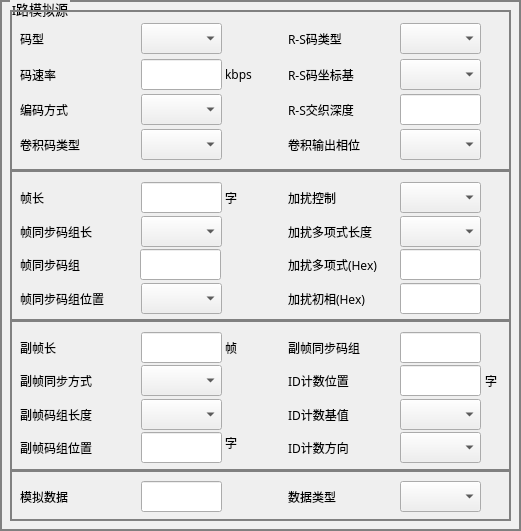
  <widget class="QGroupBox" name="groupBox_RoadI">
   <property name="enabled">
    <bool>true</bool>
   </property>
   <property name="geometry">
    <rect>
     <x>30</x>
     <y>170</y>
     <width>521</width>
     <height>531</height>
    </rect>
   </property>
   <property name="font">
    <font>
     <family>SimSun-ExtB</family>
     <pointsize>10</pointsize>
    </font>
   </property>
   <property name="styleSheet">
    <string notr="true">QGroupBox
{
	border-width:2px;
	border-style:solid;
	border-color:gray;
	margin-top:1ex;
}

QGroupBox::title
{
	subcontrol-origin:margin;
	subcontrol-position:top left;
	left:10px;
	padding: 0px;
}</string>
   </property>
   <property name="title">
    <string>I路模拟源</string>
   </property>
   <widget class="QGroupBox" name="groupBox_8">
    <property name="enabled">
     <bool>true</bool>
    </property>
    <property name="geometry">
     <rect>
      <x>10</x>
      <y>10</y>
      <width>501</width>
      <height>161</height>
     </rect>
    </property>
    <property name="font">
     <font>
      <family>SimSun-ExtB</family>
     </font>
    </property>
    <property name="title">
     <string/>
    </property>
    <widget class="QLabel" name="label_Enctype">
     <property name="enabled">
      <bool>true</bool>
     </property>
     <property name="geometry">
      <rect>
       <x>10</x>
       <y>84</y>
       <width>100</width>
       <height>31</height>
      </rect>
     </property>
     <property name="font">
      <font>
       <family>SimSun-ExtB</family>
      </font>
     </property>
     <property name="text">
      <string>编码方式</string>
     </property>
    </widget>
    <widget class="QLabel" name="label_CodePattern">
     <property name="enabled">
      <bool>true</bool>
     </property>
     <property name="geometry">
      <rect>
       <x>10</x>
       <y>13</y>
       <width>100</width>
       <height>31</height>
      </rect>
     </property>
     <property name="font">
      <font>
       <family>SimSun-ExtB</family>
      </font>
     </property>
     <property name="mouseTracking">
      <bool>false</bool>
     </property>
     <property name="acceptDrops">
      <bool>false</bool>
     </property>
     <property name="text">
      <string>码型</string>
     </property>
    </widget>
    <widget class="QLabel" name="label_ConoutPhase">
     <property name="enabled">
      <bool>true</bool>
     </property>
     <property name="geometry">
      <rect>
       <x>278</x>
       <y>119</y>
       <width>109</width>
       <height>31</height>
      </rect>
     </property>
     <property name="font">
      <font>
       <family>SimSun-ExtB</family>
      </font>
     </property>
     <property name="text">
      <string>卷积输出相位</string>
     </property>
    </widget>
    <widget class="QComboBox" name="comboBox_RSType">
     <property name="enabled">
      <bool>true</bool>
     </property>
     <property name="geometry">
      <rect>
       <x>390</x>
       <y>13</y>
       <width>81</width>
       <height>31</height>
      </rect>
     </property>
     <property name="font">
      <font>
       <family>SimSun-ExtB</family>
      </font>
     </property>
    </widget>
    <widget class="QLabel" name="label_RSType">
     <property name="enabled">
      <bool>true</bool>
     </property>
     <property name="geometry">
      <rect>
       <x>278</x>
       <y>13</y>
       <width>109</width>
       <height>31</height>
      </rect>
     </property>
     <property name="font">
      <font>
       <family>SimSun-ExtB</family>
      </font>
     </property>
     <property name="text">
      <string>R-S码类型</string>
     </property>
    </widget>
    <widget class="QLabel" name="label_BitRate">
     <property name="enabled">
      <bool>true</bool>
     </property>
     <property name="geometry">
      <rect>
       <x>10</x>
       <y>49</y>
       <width>100</width>
       <height>31</height>
      </rect>
     </property>
     <property name="font">
      <font>
       <family>SimSun-ExtB</family>
      </font>
     </property>
     <property name="text">
      <string>码速率</string>
     </property>
    </widget>
    <widget class="QComboBox" name="comboBox_RScoBase">
     <property name="enabled">
      <bool>true</bool>
     </property>
     <property name="geometry">
      <rect>
       <x>390</x>
       <y>49</y>
       <width>81</width>
       <height>31</height>
      </rect>
     </property>
     <property name="font">
      <font>
       <family>SimSun-ExtB</family>
      </font>
     </property>
    </widget>
    <widget class="QLabel" name="label_RScoBase">
     <property name="enabled">
      <bool>true</bool>
     </property>
     <property name="geometry">
      <rect>
       <x>278</x>
       <y>49</y>
       <width>109</width>
       <height>31</height>
      </rect>
     </property>
     <property name="font">
      <font>
       <family>SimSun-ExtB</family>
      </font>
     </property>
     <property name="text">
      <string>R-S码坐标基</string>
     </property>
    </widget>
    <widget class="QLabel" name="label_ConcodeType">
     <property name="enabled">
      <bool>true</bool>
     </property>
     <property name="geometry">
      <rect>
       <x>10</x>
       <y>119</y>
       <width>100</width>
       <height>31</height>
      </rect>
     </property>
     <property name="font">
      <font>
       <family>SimSun-ExtB</family>
      </font>
     </property>
     <property name="text">
      <string>卷积码类型</string>
     </property>
    </widget>
    <widget class="QLabel" name="label_RSmixDeep">
     <property name="enabled">
      <bool>true</bool>
     </property>
     <property name="geometry">
      <rect>
       <x>278</x>
       <y>84</y>
       <width>109</width>
       <height>31</height>
      </rect>
     </property>
     <property name="font">
      <font>
       <family>SimSun-ExtB</family>
      </font>
     </property>
     <property name="text">
      <string>R-S交织深度</string>
     </property>
    </widget>
    <widget class="QComboBox" name="comboBox_CodePattern">
     <property name="enabled">
      <bool>true</bool>
     </property>
     <property name="geometry">
      <rect>
       <x>131</x>
       <y>13</y>
       <width>81</width>
       <height>31</height>
      </rect>
     </property>
     <property name="font">
      <font>
       <family>SimSun-ExtB</family>
       <pointsize>10</pointsize>
      </font>
     </property>
    </widget>
    <widget class="QLineEdit" name="lineEdit_BitRate">
     <property name="enabled">
      <bool>true</bool>
     </property>
     <property name="geometry">
      <rect>
       <x>131</x>
       <y>49</y>
       <width>81</width>
       <height>31</height>
      </rect>
     </property>
     <property name="font">
      <font>
       <family>SimSun-ExtB</family>
      </font>
     </property>
     <property name="text">
      <string/>
     </property>
    </widget>
    <widget class="QLabel" name="label_BitRateUnit">
     <property name="enabled">
      <bool>true</bool>
     </property>
     <property name="geometry">
      <rect>
       <x>215</x>
       <y>49</y>
       <width>54</width>
       <height>31</height>
      </rect>
     </property>
     <property name="font">
      <font>
       <family>SimSun-ExtB</family>
      </font>
     </property>
     <property name="text">
      <string>kbps</string>
     </property>
    </widget>
    <widget class="QComboBox" name="comboBox_Enctype">
     <property name="enabled">
      <bool>true</bool>
     </property>
     <property name="geometry">
      <rect>
       <x>131</x>
       <y>84</y>
       <width>81</width>
       <height>31</height>
      </rect>
     </property>
     <property name="font">
      <font>
       <family>SimSun-ExtB</family>
      </font>
     </property>
    </widget>
    <widget class="QComboBox" name="comboBox_ConcodeType">
     <property name="enabled">
      <bool>true</bool>
     </property>
     <property name="geometry">
      <rect>
       <x>131</x>
       <y>119</y>
       <width>81</width>
       <height>31</height>
      </rect>
     </property>
     <property name="font">
      <font>
       <family>SimSun-ExtB</family>
      </font>
     </property>
    </widget>
    <widget class="QComboBox" name="comboBox_ConoutPhase">
     <property name="enabled">
      <bool>true</bool>
     </property>
     <property name="geometry">
      <rect>
       <x>390</x>
       <y>119</y>
       <width>81</width>
       <height>31</height>
      </rect>
     </property>
     <property name="font">
      <font>
       <family>SimSun-ExtB</family>
      </font>
     </property>
    </widget>
    <widget class="QLineEdit" name="lineEdit_RSmixDeep">
     <property name="geometry">
      <rect>
       <x>390</x>
       <y>84</y>
       <width>81</width>
       <height>31</height>
      </rect>
     </property>
    </widget>
   </widget>
   <widget class="QGroupBox" name="groupBox">
    <property name="enabled">
     <bool>true</bool>
    </property>
    <property name="geometry">
     <rect>
      <x>10</x>
      <y>470</y>
      <width>501</width>
      <height>51</height>
     </rect>
    </property>
    <property name="font">
     <font>
      <family>SimSun-ExtB</family>
     </font>
    </property>
    <property name="title">
     <string/>
    </property>
    <property name="alignment">
     <set>Qt::AlignLeading|Qt::AlignLeft|Qt::AlignVCenter</set>
    </property>
    <widget class="QLabel" name="label_IAnologData">
     <property name="enabled">
      <bool>true</bool>
     </property>
     <property name="geometry">
      <rect>
       <x>10</x>
       <y>11</y>
       <width>100</width>
       <height>31</height>
      </rect>
     </property>
     <property name="font">
      <font>
       <family>SimSun-ExtB</family>
      </font>
     </property>
     <property name="text">
      <string>模拟数据</string>
     </property>
    </widget>
    <widget class="QLineEdit" name="lineEdit_IAnologData">
     <property name="enabled">
      <bool>true</bool>
     </property>
     <property name="geometry">
      <rect>
       <x>131</x>
       <y>11</y>
       <width>81</width>
       <height>31</height>
      </rect>
     </property>
     <property name="font">
      <font>
       <family>SimSun-ExtB</family>
      </font>
     </property>
     <property name="text">
      <string/>
     </property>
    </widget>
    <widget class="QLabel" name="label_DataType">
     <property name="enabled">
      <bool>true</bool>
     </property>
     <property name="geometry">
      <rect>
       <x>278</x>
       <y>11</y>
       <width>109</width>
       <height>31</height>
      </rect>
     </property>
     <property name="font">
      <font>
       <family>SimSun-ExtB</family>
      </font>
     </property>
     <property name="text">
      <string>数据类型</string>
     </property>
    </widget>
    <widget class="QComboBox" name="comboBox_DataType">
     <property name="enabled">
      <bool>true</bool>
     </property>
     <property name="geometry">
      <rect>
       <x>390</x>
       <y>11</y>
       <width>81</width>
       <height>31</height>
      </rect>
     </property>
     <property name="font">
      <font>
       <family>SimSun-ExtB</family>
      </font>
     </property>
    </widget>
   </widget>
   <widget class="QGroupBox" name="groupBox_subFrame">
    <property name="enabled">
     <bool>true</bool>
    </property>
    <property name="geometry">
     <rect>
      <x>10</x>
      <y>320</y>
      <width>501</width>
      <height>151</height>
     </rect>
    </property>
    <property name="font">
     <font>
      <family>SimSun-ExtB</family>
     </font>
    </property>
    <property name="title">
     <string/>
    </property>
    <widget class="QLabel" name="label_SubFrameLen">
     <property name="enabled">
      <bool>true</bool>
     </property>
     <property name="geometry">
      <rect>
       <x>10</x>
       <y>12</y>
       <width>100</width>
       <height>31</height>
      </rect>
     </property>
     <property name="font">
      <font>
       <family>SimSun-ExtB</family>
      </font>
     </property>
     <property name="text">
      <string>副帧长</string>
     </property>
    </widget>
    <widget class="QLabel" name="label_SubFrameSyncType">
     <property name="enabled">
      <bool>true</bool>
     </property>
     <property name="geometry">
      <rect>
       <x>10</x>
       <y>45</y>
       <width>100</width>
       <height>31</height>
      </rect>
     </property>
     <property name="font">
      <font>
       <family>SimSun-ExtB</family>
      </font>
     </property>
     <property name="text">
      <string>副帧同步方式</string>
     </property>
    </widget>
    <widget class="QComboBox" name="comboBox_SubFrameSyncType">
     <property name="enabled">
      <bool>true</bool>
     </property>
     <property name="geometry">
      <rect>
       <x>131</x>
       <y>45</y>
       <width>81</width>
       <height>31</height>
      </rect>
     </property>
     <property name="font">
      <font>
       <family>SimSun-ExtB</family>
      </font>
     </property>
    </widget>
    <widget class="QLabel" name="label_SubFrameGroupLen">
     <property name="enabled">
      <bool>true</bool>
     </property>
     <property name="geometry">
      <rect>
       <x>10</x>
       <y>79</y>
       <width>100</width>
       <height>31</height>
      </rect>
     </property>
     <property name="font">
      <font>
       <family>SimSun-ExtB</family>
      </font>
     </property>
     <property name="text">
      <string>副帧码组长度</string>
     </property>
    </widget>
    <widget class="QComboBox" name="comboBox_SubFrameGroupLen">
     <property name="enabled">
      <bool>true</bool>
     </property>
     <property name="geometry">
      <rect>
       <x>131</x>
       <y>79</y>
       <width>81</width>
       <height>31</height>
      </rect>
     </property>
     <property name="font">
      <font>
       <family>SimSun-ExtB</family>
      </font>
     </property>
    </widget>
    <widget class="QLabel" name="label_SubFrameGroupPos">
     <property name="enabled">
      <bool>true</bool>
     </property>
     <property name="geometry">
      <rect>
       <x>10</x>
       <y>112</y>
       <width>100</width>
       <height>31</height>
      </rect>
     </property>
     <property name="font">
      <font>
       <family>SimSun-ExtB</family>
      </font>
     </property>
     <property name="text">
      <string>副帧码组位置</string>
     </property>
    </widget>
    <widget class="QLineEdit" name="lineEdit_SubFrameLen">
     <property name="enabled">
      <bool>true</bool>
     </property>
     <property name="geometry">
      <rect>
       <x>131</x>
       <y>12</y>
       <width>81</width>
       <height>31</height>
      </rect>
     </property>
     <property name="font">
      <font>
       <family>SimSun-ExtB</family>
      </font>
     </property>
     <property name="text">
      <string/>
     </property>
    </widget>
    <widget class="QLabel" name="label_SubFrameLenUnit">
     <property name="enabled">
      <bool>true</bool>
     </property>
     <property name="geometry">
      <rect>
       <x>215</x>
       <y>12</y>
       <width>21</width>
       <height>31</height>
      </rect>
     </property>
     <property name="font">
      <font>
       <family>SimSun-ExtB</family>
      </font>
     </property>
     <property name="text">
      <string>帧</string>
     </property>
    </widget>
    <widget class="QLineEdit" name="lineEdit_SubFrameGroupPos">
     <property name="enabled">
      <bool>true</bool>
     </property>
     <property name="geometry">
      <rect>
       <x>131</x>
       <y>112</y>
       <width>81</width>
       <height>31</height>
      </rect>
     </property>
     <property name="font">
      <font>
       <family>SimSun-ExtB</family>
      </font>
     </property>
     <property name="text">
      <string/>
     </property>
    </widget>
    <widget class="QLabel" name="label_SubFrame">
     <property name="enabled">
      <bool>true</bool>
     </property>
     <property name="geometry">
      <rect>
       <x>215</x>
       <y>107</y>
       <width>21</width>
       <height>31</height>
      </rect>
     </property>
     <property name="font">
      <font>
       <family>SimSun-ExtB</family>
      </font>
     </property>
     <property name="text">
      <string>字</string>
     </property>
    </widget>
    <widget class="QLabel" name="label_SubFrameSyncGroup">
     <property name="enabled">
      <bool>true</bool>
     </property>
     <property name="geometry">
      <rect>
       <x>278</x>
       <y>12</y>
       <width>109</width>
       <height>31</height>
      </rect>
     </property>
     <property name="font">
      <font>
       <family>SimSun-ExtB</family>
      </font>
     </property>
     <property name="text">
      <string>副帧同步码组</string>
     </property>
    </widget>
    <widget class="QLabel" name="label_IDCountPos">
     <property name="enabled">
      <bool>true</bool>
     </property>
     <property name="geometry">
      <rect>
       <x>278</x>
       <y>45</y>
       <width>109</width>
       <height>31</height>
      </rect>
     </property>
     <property name="font">
      <font>
       <family>SimSun-ExtB</family>
      </font>
     </property>
     <property name="text">
      <string>ID计数位置</string>
     </property>
    </widget>
    <widget class="QLabel" name="label_IDCountBaseValue">
     <property name="enabled">
      <bool>true</bool>
     </property>
     <property name="geometry">
      <rect>
       <x>278</x>
       <y>79</y>
       <width>109</width>
       <height>31</height>
      </rect>
     </property>
     <property name="font">
      <font>
       <family>SimSun-ExtB</family>
      </font>
     </property>
     <property name="text">
      <string>ID计数基值</string>
     </property>
    </widget>
    <widget class="QLabel" name="label_IDCountDir">
     <property name="enabled">
      <bool>true</bool>
     </property>
     <property name="geometry">
      <rect>
       <x>278</x>
       <y>112</y>
       <width>109</width>
       <height>31</height>
      </rect>
     </property>
     <property name="font">
      <font>
       <family>SimSun-ExtB</family>
      </font>
     </property>
     <property name="text">
      <string>ID计数方向</string>
     </property>
    </widget>
    <widget class="QLineEdit" name="lineEdit_SubFrameSyncGroup">
     <property name="enabled">
      <bool>true</bool>
     </property>
     <property name="geometry">
      <rect>
       <x>390</x>
       <y>12</y>
       <width>81</width>
       <height>31</height>
      </rect>
     </property>
     <property name="font">
      <font>
       <family>SimSun-ExtB</family>
      </font>
     </property>
     <property name="text">
      <string/>
     </property>
    </widget>
    <widget class="QLineEdit" name="lineEdit_IDCountPos">
     <property name="enabled">
      <bool>true</bool>
     </property>
     <property name="geometry">
      <rect>
       <x>390</x>
       <y>45</y>
       <width>81</width>
       <height>31</height>
      </rect>
     </property>
     <property name="font">
      <font>
       <family>SimSun-ExtB</family>
      </font>
     </property>
     <property name="text">
      <string/>
     </property>
    </widget>
    <widget class="QComboBox" name="comboBox_IDCountBaseValue">
     <property name="enabled">
      <bool>true</bool>
     </property>
     <property name="geometry">
      <rect>
       <x>390</x>
       <y>79</y>
       <width>81</width>
       <height>31</height>
      </rect>
     </property>
     <property name="font">
      <font>
       <family>SimSun-ExtB</family>
      </font>
     </property>
    </widget>
    <widget class="QComboBox" name="comboBox_IDCountDir">
     <property name="enabled">
      <bool>true</bool>
     </property>
     <property name="geometry">
      <rect>
       <x>390</x>
       <y>112</y>
       <width>81</width>
       <height>31</height>
      </rect>
     </property>
     <property name="font">
      <font>
       <family>SimSun-ExtB</family>
      </font>
     </property>
    </widget>
    <widget class="QLabel" name="label_IDCountPosUnit">
     <property name="enabled">
      <bool>true</bool>
     </property>
     <property name="geometry">
      <rect>
       <x>475</x>
       <y>45</y>
       <width>21</width>
       <height>31</height>
      </rect>
     </property>
     <property name="font">
      <font>
       <family>SimSun-ExtB</family>
      </font>
     </property>
     <property name="text">
      <string>字</string>
     </property>
    </widget>
   </widget>
   <widget class="QGroupBox" name="groupBox_BeginingOfPoly">
    <property name="enabled">
     <bool>true</bool>
    </property>
    <property name="geometry">
     <rect>
      <x>10</x>
      <y>170</y>
      <width>501</width>
      <height>151</height>
     </rect>
    </property>
    <property name="font">
     <font>
      <family>SimSun-ExtB</family>
     </font>
    </property>
    <property name="title">
     <string/>
    </property>
    <widget class="QLabel" name="label_FrameSyncLen">
     <property name="enabled">
      <bool>true</bool>
     </property>
     <property name="geometry">
      <rect>
       <x>10</x>
       <y>46</y>
       <width>100</width>
       <height>31</height>
      </rect>
     </property>
     <property name="font">
      <font>
       <family>SimSun-ExtB</family>
       <pointsize>9</pointsize>
      </font>
     </property>
     <property name="text">
      <string>帧同步码组长</string>
     </property>
    </widget>
    <widget class="QLabel" name="label_FrameLen">
     <property name="enabled">
      <bool>true</bool>
     </property>
     <property name="geometry">
      <rect>
       <x>10</x>
       <y>12</y>
       <width>100</width>
       <height>31</height>
      </rect>
     </property>
     <property name="font">
      <font>
       <family>SimSun-ExtB</family>
      </font>
     </property>
     <property name="text">
      <string>帧长</string>
     </property>
    </widget>
    <widget class="QLabel" name="label_AddDisturbCtr">
     <property name="enabled">
      <bool>true</bool>
     </property>
     <property name="geometry">
      <rect>
       <x>278</x>
       <y>12</y>
       <width>109</width>
       <height>31</height>
      </rect>
     </property>
     <property name="font">
      <font>
       <family>SimSun-ExtB</family>
      </font>
     </property>
     <property name="text">
      <string>加扰控制</string>
     </property>
    </widget>
    <widget class="QLabel" name="label_FrameSyncGroupPos">
     <property name="enabled">
      <bool>true</bool>
     </property>
     <property name="geometry">
      <rect>
       <x>10</x>
       <y>113</y>
       <width>121</width>
       <height>31</height>
      </rect>
     </property>
     <property name="font">
      <font>
       <family>SimSun-ExtB</family>
      </font>
     </property>
     <property name="text">
      <string>帧同步码组位置</string>
     </property>
    </widget>
    <widget class="QLabel" name="label_DisturbPoly">
     <property name="enabled">
      <bool>true</bool>
     </property>
     <property name="geometry">
      <rect>
       <x>278</x>
       <y>79</y>
       <width>109</width>
       <height>31</height>
      </rect>
     </property>
     <property name="font">
      <font>
       <family>SimSun-ExtB</family>
      </font>
     </property>
     <property name="text">
      <string>加扰多项式(Hex)</string>
     </property>
    </widget>
    <widget class="QLineEdit" name="lineEdit_FrameLen">
     <property name="enabled">
      <bool>true</bool>
     </property>
     <property name="geometry">
      <rect>
       <x>131</x>
       <y>12</y>
       <width>81</width>
       <height>31</height>
      </rect>
     </property>
     <property name="font">
      <font>
       <family>SimSun-ExtB</family>
      </font>
     </property>
    </widget>
    <widget class="QLabel" name="label_DisturbPolyLen">
     <property name="enabled">
      <bool>true</bool>
     </property>
     <property name="geometry">
      <rect>
       <x>278</x>
       <y>46</y>
       <width>109</width>
       <height>31</height>
      </rect>
     </property>
     <property name="font">
      <font>
       <family>SimSun-ExtB</family>
      </font>
     </property>
     <property name="text">
      <string>加扰多项式长度</string>
     </property>
    </widget>
    <widget class="QLabel" name="label_DistubPhasePos">
     <property name="enabled">
      <bool>true</bool>
     </property>
     <property name="geometry">
      <rect>
       <x>278</x>
       <y>113</y>
       <width>109</width>
       <height>31</height>
      </rect>
     </property>
     <property name="font">
      <font>
       <family>SimSun-ExtB</family>
      </font>
     </property>
     <property name="text">
      <string>加扰初相(Hex)</string>
     </property>
    </widget>
    <widget class="QComboBox" name="comboBox_FrameSyncGroupLen">
     <property name="enabled">
      <bool>true</bool>
     </property>
     <property name="geometry">
      <rect>
       <x>131</x>
       <y>46</y>
       <width>81</width>
       <height>31</height>
      </rect>
     </property>
     <property name="font">
      <font>
       <family>SimSun-ExtB</family>
      </font>
     </property>
    </widget>
    <widget class="QLineEdit" name="lineEdit_DisturbPoly">
     <property name="enabled">
      <bool>true</bool>
     </property>
     <property name="geometry">
      <rect>
       <x>390</x>
       <y>79</y>
       <width>81</width>
       <height>31</height>
      </rect>
     </property>
     <property name="font">
      <font>
       <family>SimSun-ExtB</family>
       <pointsize>10</pointsize>
      </font>
     </property>
     <property name="text">
      <string/>
     </property>
    </widget>
    <widget class="QLabel" name="label_FrameSyncGroup">
     <property name="enabled">
      <bool>true</bool>
     </property>
     <property name="geometry">
      <rect>
       <x>10</x>
       <y>79</y>
       <width>100</width>
       <height>31</height>
      </rect>
     </property>
     <property name="font">
      <font>
       <family>SimSun-ExtB</family>
      </font>
     </property>
     <property name="text">
      <string>帧同步码组</string>
     </property>
    </widget>
    <widget class="QLabel" name="label_FrameLenUnit">
     <property name="enabled">
      <bool>true</bool>
     </property>
     <property name="geometry">
      <rect>
       <x>215</x>
       <y>12</y>
       <width>21</width>
       <height>31</height>
      </rect>
     </property>
     <property name="font">
      <font>
       <family>SimSun-ExtB</family>
      </font>
     </property>
     <property name="text">
      <string>字</string>
     </property>
    </widget>
    <widget class="QComboBox" name="comboBox_AddDisturbCtrl">
     <property name="enabled">
      <bool>true</bool>
     </property>
     <property name="geometry">
      <rect>
       <x>390</x>
       <y>12</y>
       <width>81</width>
       <height>31</height>
      </rect>
     </property>
     <property name="font">
      <font>
       <family>SimSun-ExtB</family>
      </font>
     </property>
    </widget>
    <widget class="QLineEdit" name="lineEdit_DisturbPhasePos">
     <property name="enabled">
      <bool>true</bool>
     </property>
     <property name="geometry">
      <rect>
       <x>390</x>
       <y>113</y>
       <width>81</width>
       <height>31</height>
      </rect>
     </property>
     <property name="font">
      <font>
       <family>SimSun-ExtB</family>
       <pointsize>10</pointsize>
      </font>
     </property>
     <property name="text">
      <string/>
     </property>
    </widget>
    <widget class="QComboBox" name="comboBox_FrameSyncGroupPos">
     <property name="enabled">
      <bool>true</bool>
     </property>
     <property name="geometry">
      <rect>
       <x>131</x>
       <y>113</y>
       <width>81</width>
       <height>31</height>
      </rect>
     </property>
     <property name="font">
      <font>
       <family>SimSun-ExtB</family>
      </font>
     </property>
    </widget>
    <widget class="QLineEdit" name="lineEdit_FrameSyncGroup">
     <property name="geometry">
      <rect>
       <x>130</x>
       <y>79</y>
       <width>81</width>
       <height>31</height>
      </rect>
     </property>
    </widget>
    <widget class="QComboBox" name="comboBox_DisturbPolyLen">
     <property name="geometry">
      <rect>
       <x>390</x>
       <y>46</y>
       <width>81</width>
       <height>31</height>
      </rect>
     </property>
    </widget>
   </widget>
  </widget>
